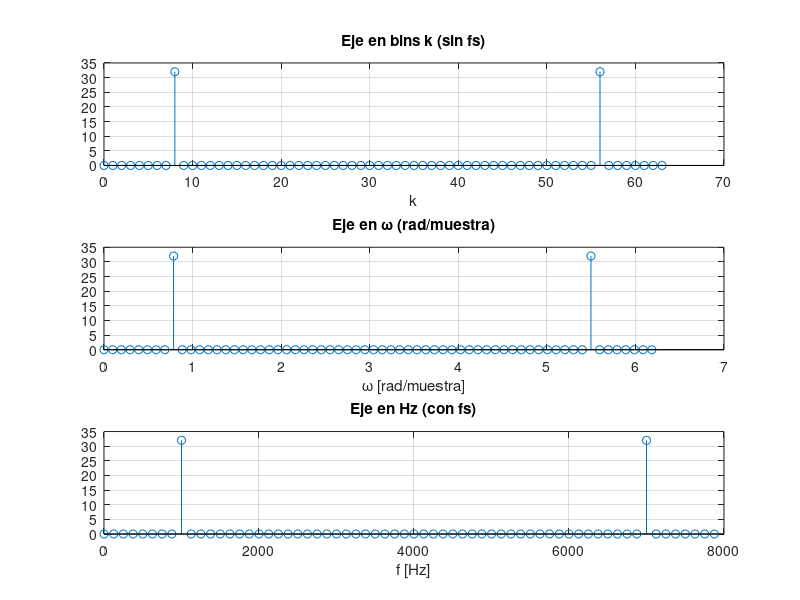

This figure's MATLAB source:
% 18_fft_sin_fs.m
% Tema 3 - FFT con y sin frecuencia de muestreo.
% Ejecutar:  octave-cli 18_fft_sin_fs.m
%
% Referencias a las laminas del Tema 3:
%   - "Interpretacion de las frecuencias (bins)":
%         sin fs: bins k=0..N-1;  con fs: f_k = k*fs/N.

clear; close all; clc;

fs = 8000; f0 = 1000; N = 64;
n = 0:N-1;
x = sin(2*pi*f0*n/fs);

X = fft(x);
k = 0:N-1;
f = k*fs/N;          % frecuencias en Hz
w = 2*pi*k/N;        % frecuencias normalizadas (rad/muestra)

[~, kmax] = max(abs(X(1:N/2)));
fprintf('============================================================\n');
fprintf('FFT CON Y SIN FRECUENCIA DE MUESTREO\n');
fprintf('============================================================\n');
fprintf('pico en el bin k = %d\n', kmax-1);
fprintf('sin fs:  omega = %.3f rad/muestra\n', w(kmax));
fprintf('con fs:  f = %.1f Hz (esperado %.0f Hz)\n', f(kmax), f0);

figure;
subplot(3,1,1); stem(k, abs(X)); title('Eje en bins k (sin fs)'); xlabel('k'); grid on;
subplot(3,1,2); stem(w, abs(X)); title('Eje en \omega (rad/muestra)'); xlabel('\omega [rad/muestra]'); grid on;
subplot(3,1,3); stem(f, abs(X)); title('Eje en Hz (con fs)'); xlabel('f [Hz]'); grid on;
